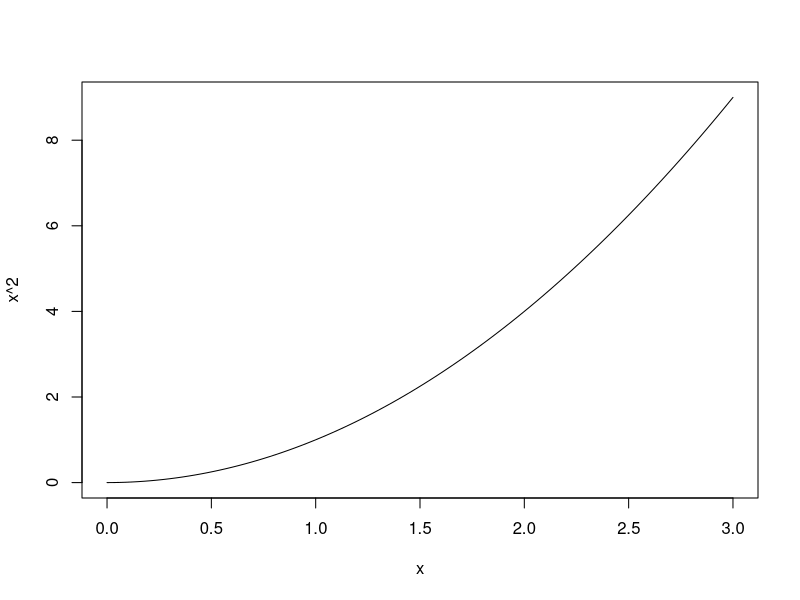
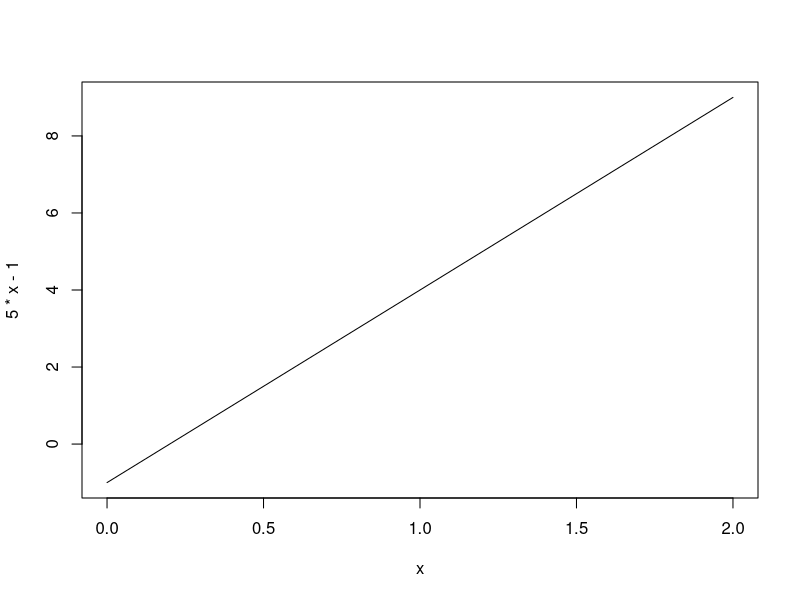
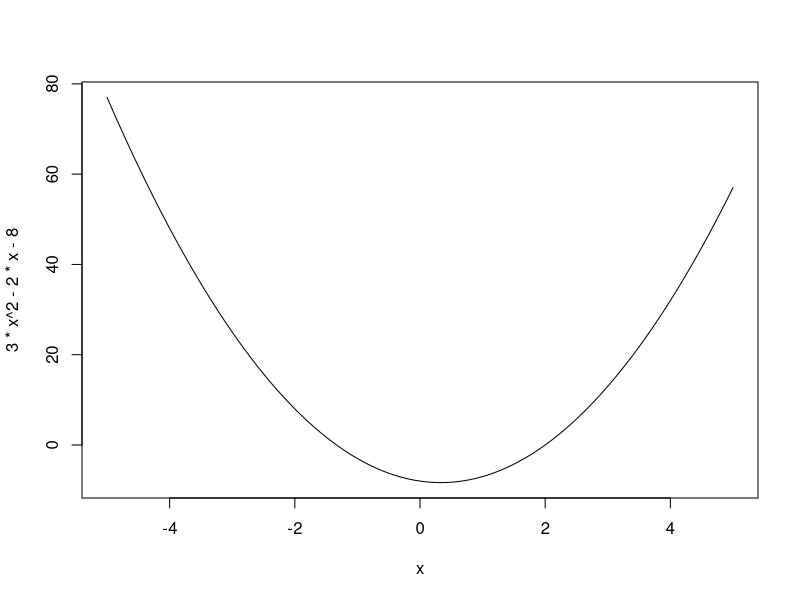
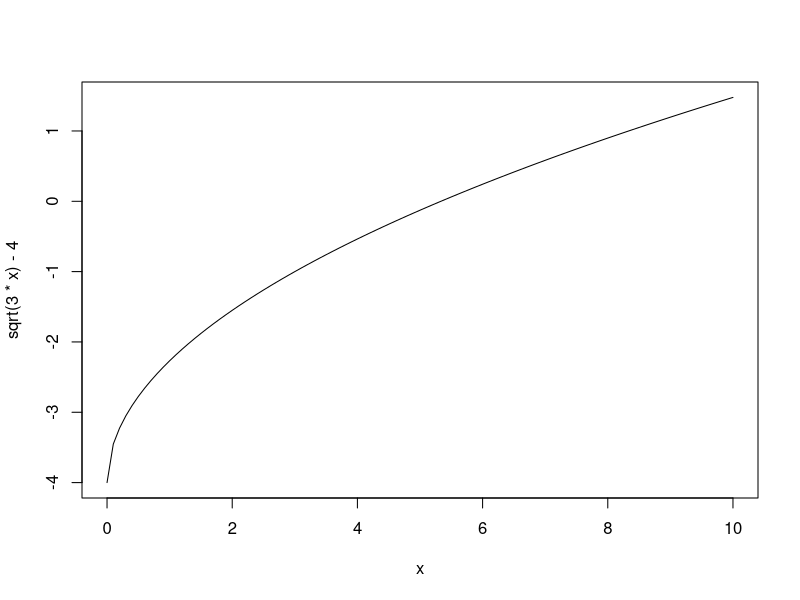
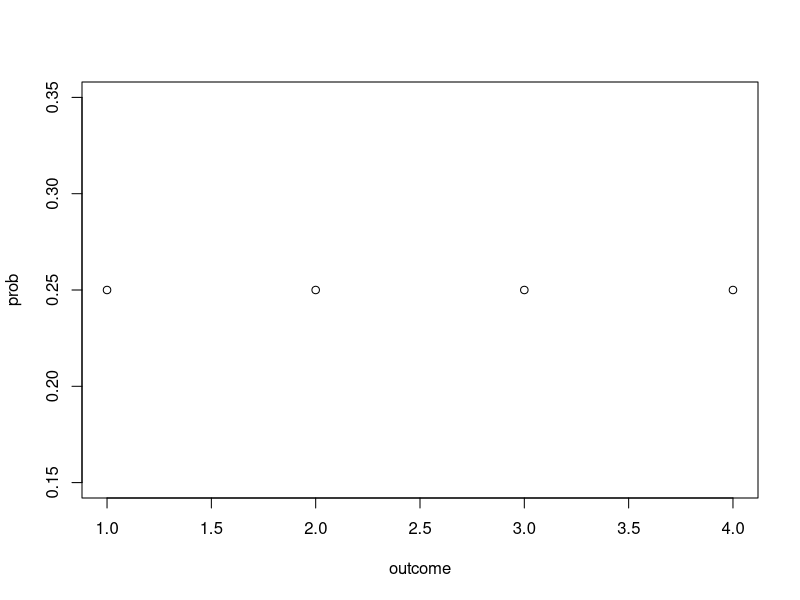
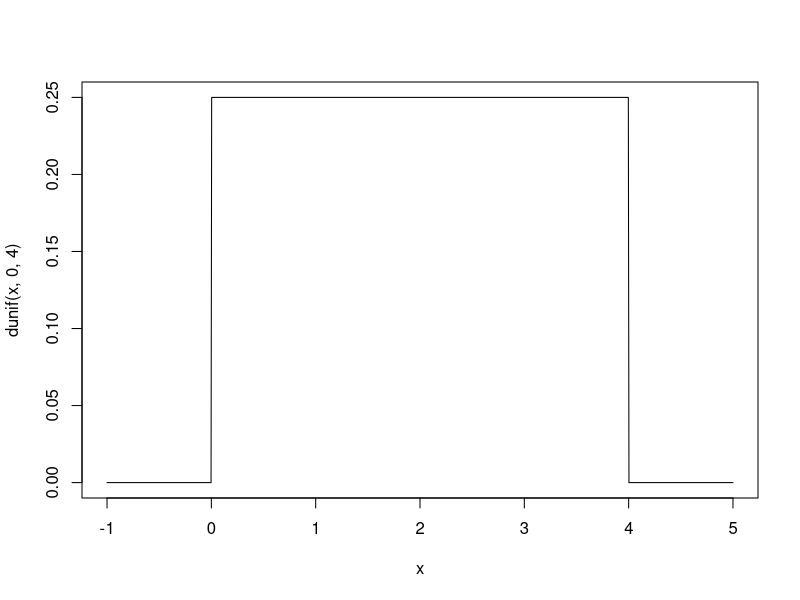
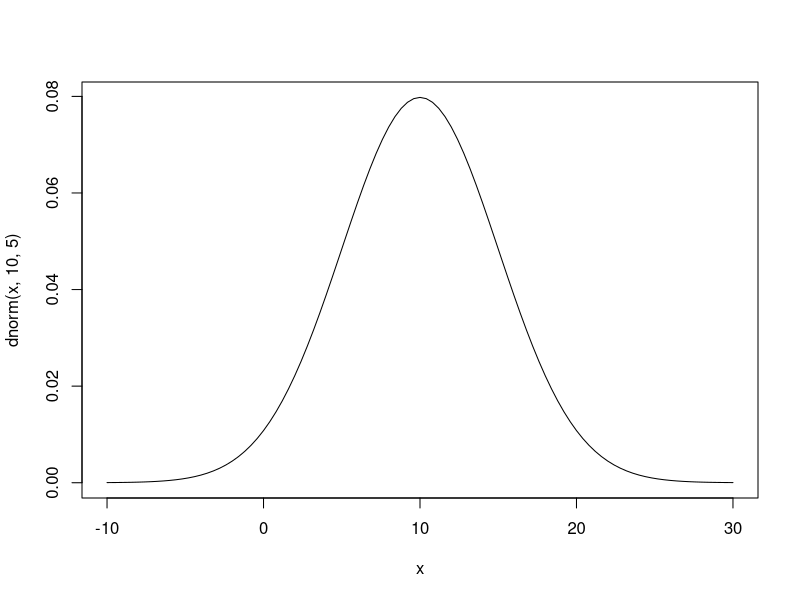

Write the R code that produced these figures, in order.
## ---- chunk 1
curve(x^2, 0, 3)
## ---- chunk 2
curve(5*x - 1, 0, 2)
## ---- chunk 3
curve(3*x^2 - 2*x - 8, -5, 5)
## ---- chunk 4
curve(sqrt(3*x) - 4, 0, 10)
## ---- chunk 5
outcome = seq(1, 4)
prob = rep(0.25, 4)
plot(outcome, prob)
## ---- chunk 6
curve(dunif(x, 0, 4), -1, 5, n = 1000)
## ---- chunk 7
runif(10, -1, 1)
## ---- chunk 8
curve(dnorm(x, 10, 5), -10, 30)
## ---- chunk 9
mu = 10
sigma = 5
samp = rnorm(10, mu, sigma)
samp
## ---- chunk 10
mu2 = mean(samp)
mu2
# The mean of the sample differs from the orignal mean by
mu2 - mu

sigma2 = sd(samp)
sigma2
# The standard deviation of the sample differs from the orignal standard deviation by
sigma2 - sigma
## ---- chunk 11
set.seed(93)
## ---- chunk 12
samp = rnorm(1000, 10, 5)
## ---- chunk 13
mean(samp)
sd(samp)
## ---- chunk 14
sum(samp > 8)
## ---- chunk 15
monte_carlo = function(n = 1000) {
   x = runif(n, -1, 1)
   y = runif(n, -1, 1)
   (sum(x^2 + y^2 < 1) / n) * 4
}
monte_carlo()
## ---- chunk 16
library(microbenchmark)
monte_carlo(10)
microbenchmark(monte_carlo(10))
monte_carlo(100000)
microbenchmark(monte_carlo(100000))
monte_carlo(1e6)
microbenchmark(monte_carlo(1e6))
